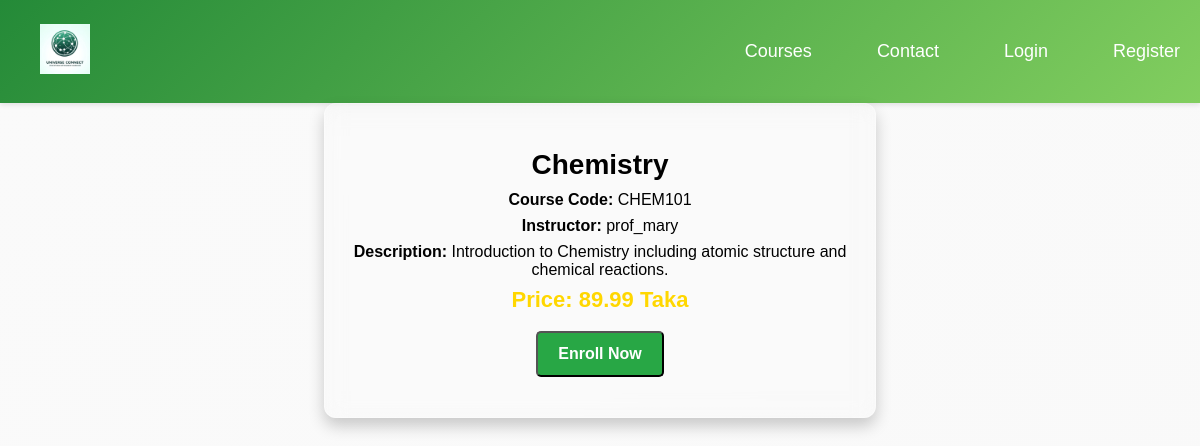
/Student/view/course_details.php?course=CHEM101, run on the app's committed database.
### tables this page shows
CREATE TABLE `offered_courses` (
  `id` int(11) NOT NULL,
  `course_name` varchar(255) NOT NULL,
  `course_code` varchar(50) NOT NULL,
  `course_description` text NOT NULL,
  `price` decimal(10,2) NOT NULL,
  `instructor_username` varchar(255) NOT NULL
);

### Student/model/db.php (called while the page is built, shortened)
<?php
function openCon() {
    $dbhost = "localhost";
    $dbusername = "root";
    $dbpassword = "";
    $dbname = "user";
    $connobject = new mysqli($dbhost, $dbusername, $dbpassword, $dbname);
    return $connobject;
}
function getCourseDetails($course_code) {
    $con = openCon();
    $sql = "SELECT * FROM offered_courses WHERE course_code = '$course_code'";
    $result = mysqli_query($con, $sql);
    $course = mysqli_fetch_assoc($result);
    return $course;
}
?>

### Student/view/course_details.php (the view, shortened to what this page needs)
<?php
include_once("../model/db.php");
$course_code = $_GET['course'];
$course = getCourseDetails($course_code);
?>
<!DOCTYPE html>
<html lang="en">
<head>
    <link rel="stylesheet" href="../css/viewDetails.css">
</head>
<body>
    <?php
        if(!isset($_SESSION['user'])){
            require('navbar.php');
        }else{
            require('stNavBar.php');
        }
    ?>
     <div class="container">
        <h1><?php echo ($course['course_name']); ?></h1>
        <p><strong>Course Code:</strong> <?php echo ($course['course_code']); ?></p>
        <p><strong>Instructor:</strong> <?php echo ($course['instructor_username']); ?></p>
        <p><strong>Description:</strong> <?php echo ($course['course_description']); ?></p>
        <p class="course-price">Price: <?php echo ($course['price']); ?> Taka</p>
        <button class="btn" id="enroll-btn" data-course-id="<?php echo $course['id']; ?>">Enroll Now</button>
    </div>
</body>
</html>

### Student/css/viewDetails.css (style rules this page uses)
body { background: linear-gradient(135deg, #fafafa, #f9f9f9); margin: 0; padding: 0; justify-content: center; align-items: center; height: 100vh; }
.container { max-width: 500px; background: rgba(255, 255, 255, 0.1); margin: auto; padding: 25px; box-shadow: 0px 8px 16px rgba(0, 0, 0, 0.2); border-radius: 12px; text-align: center; backdrop-filter: blur(10px); color: rgb(0, 0, 0); border: 1px solid rgba(255, 255, 255, 0.3); }
h1 { font-size: 28px; font-weight: 600; margin-bottom: 10px; }
p { font-size: 16px; color: #000000; margin: 8px 0; }
.course-price { font-size: 22px; font-weight: bold; color: #ffd700; }
.btn { display: inline-block; background: #28a745; color: white; padding: 12px 20px; text-decoration: none; border-radius: 5px; transition: 0.3s; font-size: 16px; font-weight: bold; margin-top: 10px; }

### Student/css/navbar.css (style rules this page uses)
body { font-family: 'Arial', sans-serif; margin: 0; padding: 0; background-color: #f9f9fc; }
h1 { text-align: center; margin-top: 20px; }

### data on the page
offered_courses: course_name "Chemistry", course_code "CHEM101", instructor_username "prof_mary", course_description "Introduction to Chemistry including atomic structure and chemical reactions.", price "89.99"
